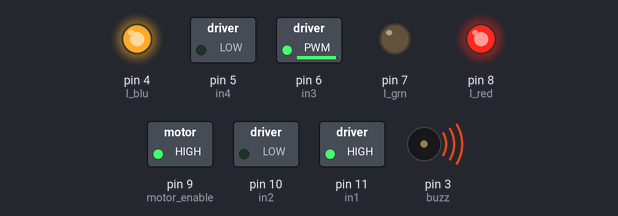
A sketch run on a simulated Arduino Uno, built with avr-gcc and run on an emulated ATmega328P. On the bench: switched loads named in the sketch (green lamp = pin HIGH), output pins drawn as LEDs (lit = HIGH), buzzer (waves = sounding, pin HIGH). Random numbers use the default seed unless the sketch sets one.

Above: at 0.45 s.
At 1.3 s:
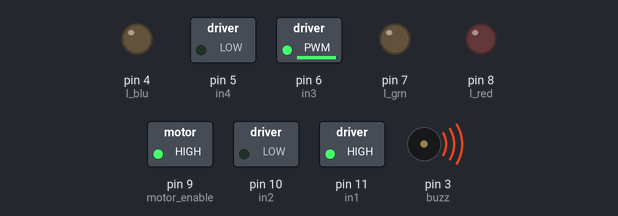
At 4.9 s:
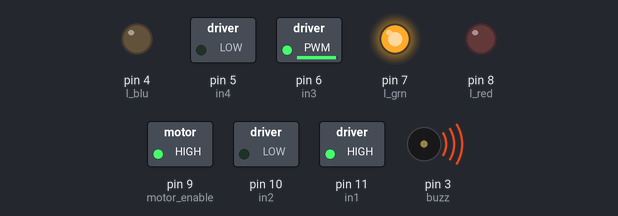
At 7.0 s:
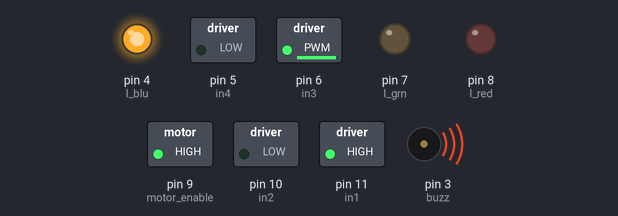
At 14.2 s:
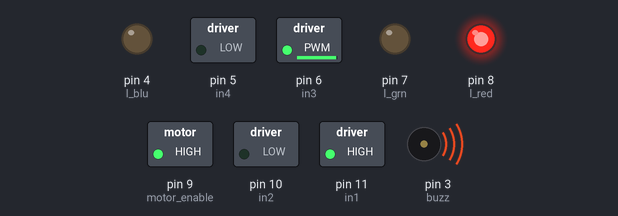
At 29.5 s:
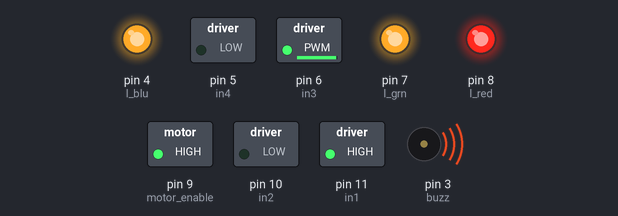
Timing chart, 0 to 40.0 s (numbered marks = the images above):
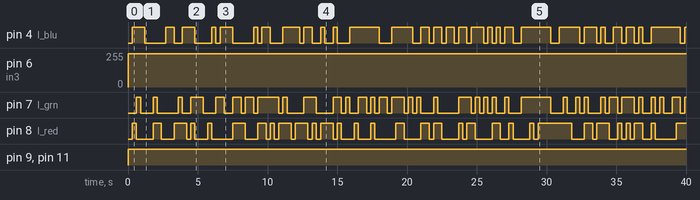

The sketch:

eve.ino
```cpp
int in1 = 11;
int in2 = 10;
int in3 = 6;
int in4 = 5;

int buzz = 3;
int motor_enable = 9;
int l_red = 8;
int l_grn = 7;
int l_blu = 4;

unsigned long previousMillis_motor = 0;
unsigned long previousMillis_led = 0;

uint8_t motor_value = 0;

void setup() {
  // nothing happens in setup
  pinMode(buzz, OUTPUT);
  pinMode(motor_enable, OUTPUT);

  digitalWrite(buzz, HIGH);
  digitalWrite(motor_enable, LOW);
  digitalWrite(l_blu, HIGH);
}

void loop() {
  unsigned long currentMillis = millis();

  if (currentMillis - previousMillis_motor >= 10) {
    previousMillis_motor = currentMillis;

    motor_value = 255;
    // sets the value (range from 0 to 255):
    digitalWrite(motor_enable, HIGH);

    // left motor
    analogWrite(in3, motor_value-5);
    analogWrite(in4, 0);


    // right motor
    analogWrite(in1, motor_value);
    analogWrite(in2, 0);

//    digitalWrite(motor_enable, HIGH);

//    motor_value++;
//    if(motor_value >= 254) motor_value = 0;
  }

  if (currentMillis - previousMillis_led >= 300) {
    // save the last time you blinked the LED
    previousMillis_led = currentMillis;

    int red = random(0, 255);
    int grn = random(0, 255);
    int blu = random(0, 255);
    color_change_rgb(red, grn, blu);
  }
}

void color_change_rgb(int red, int grn, int blu){
  analogWrite(l_red, red);
  analogWrite(l_grn, grn);
  analogWrite(l_blu, blu);
}
```

Measured:
- by itself, pin 4 (l_blu): LOW → HIGH at 0.30 s, → LOW 0.90 s later, → HIGH 1.5 s later, → LOW 0.60 s later, … (59 changes in this stretch)
- by itself, pin 6 (in3): 0/255 → 250/255 at 0.01 s
- by itself, pin 7 (l_grn): LOW → HIGH at 0.60 s, → LOW 0.30 s later, → HIGH 0.90 s later, → LOW 0.30 s later, … (71 changes in this stretch)
- by itself, pin 8 (l_red): LOW → HIGH at 0.30 s, → LOW 0.30 s later, → HIGH 1.2 s later, → LOW 0.60 s later, … (61 changes in this stretch)
- by itself, pin 9 (motor_enable), pin 11 (in1): LOW → HIGH at 0.01 s
